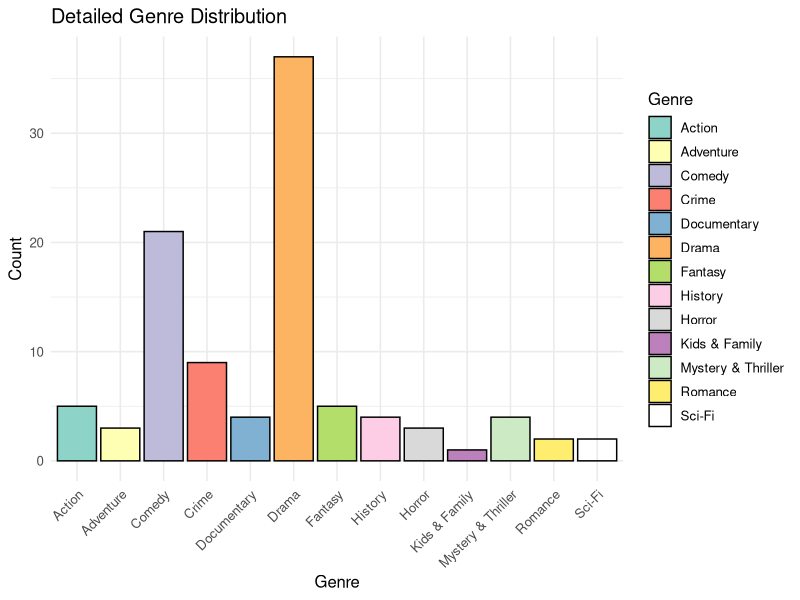
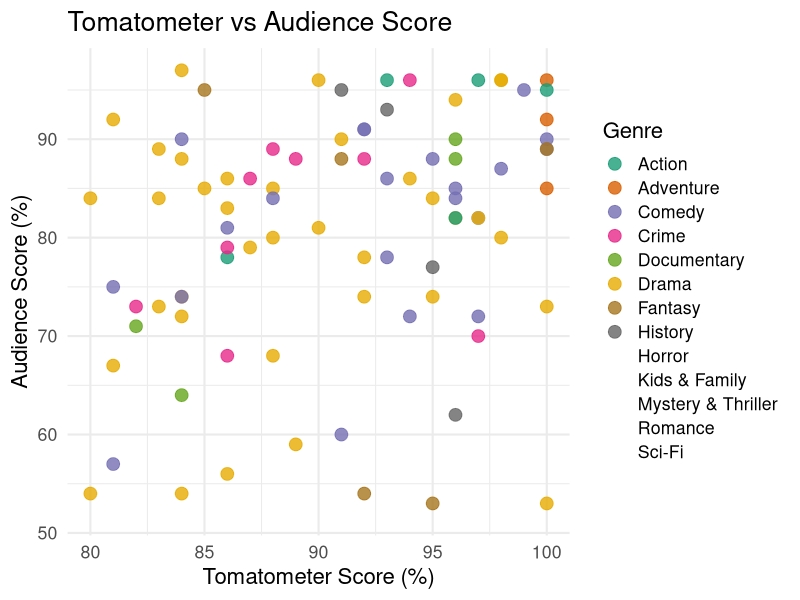
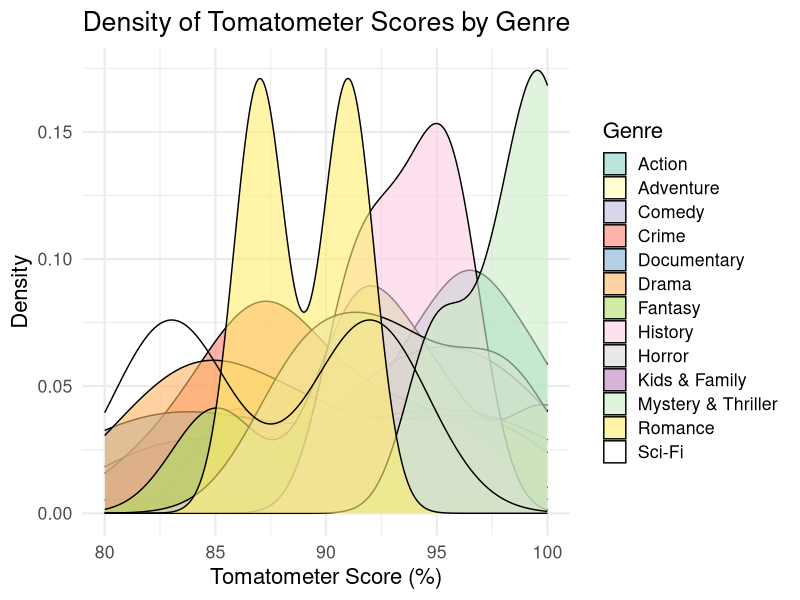

These charts were generated, in order, by the following R code:
## ---- chunk 1
# Create the data frame 
# set Working Directory.
data <- read.csv("data.csv") 
data$Tomatometer <- as.numeric(data$Tomatometer)
data$Popcornmeter <- as.numeric(data$Popcornmeter) 
data$Seasons <- as.numeric(data$Seasons)
## ---- chunk 2
library(ggplot2)
ggplot(data, aes(x = Genre, fill = Genre)) +
  geom_bar(color = "black") + 
  scale_fill_brewer(palette = "Set3") +
  labs(title = "Detailed Genre Distribution", x = "Genre", y = "Count") +  
  theme_minimal(base_size = 12) +
  theme(axis.text.x = element_text(angle = 45, hjust = 1))
## ---- chunk 3
library(ggplot2) 
ggplot(data, aes(x = Tomatometer, y = Popcornmeter, color = Genre)) +  
  geom_point(size = 4, alpha = 0.8) +  
  scale_color_brewer(palette = "Dark2") + 
  labs(title = "Tomatometer vs Audience Score", x = "Tomatometer Score (%)",y = "Audience Score (%)") + 
  theme_minimal(base_size = 16)
## ---- chunk 4
library(ggplot2)
ggplot(data, aes(x = Tomatometer, fill = Genre)) + 
  geom_density(alpha = 0.6) + 
  scale_fill_brewer(palette = "Set3") +  
  labs(title = "Density of Tomatometer Scores by Genre", x = "Tomatometer Score (%)",y = "Density") +
  theme_minimal(base_size = 16)
